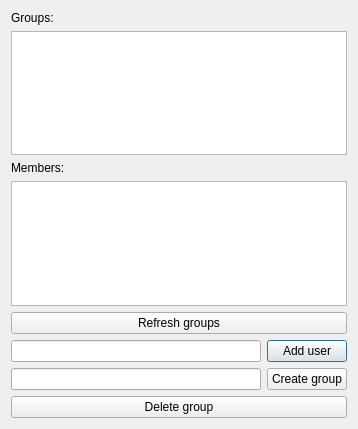
<?xml version="1.0" encoding="UTF-8"?>
<ui version="4.0">
 <class>groups</class>
 <widget class="QDialog" name="groups">
  <property name="geometry">
   <rect>
    <x>0</x>
    <y>0</y>
    <width>358</width>
    <height>429</height>
   </rect>
  </property>
  <property name="windowTitle">
   <string>Groups</string>
  </property>
  <layout class="QGridLayout" name="gridLayout">
   <item row="0" column="0">
    <widget class="QLabel" name="label">
     <property name="text">
      <string>Groups:</string>
     </property>
    </widget>
   </item>
   <item row="1" column="0" colspan="2">
    <widget class="QListWidget" name="grouplist"/>
   </item>
   <item row="2" column="0">
    <widget class="QLabel" name="label_2">
     <property name="text">
      <string>Members:</string>
     </property>
    </widget>
   </item>
   <item row="3" column="0" colspan="2">
    <widget class="QListWidget" name="memberlist"/>
   </item>
   <item row="5" column="0">
    <widget class="QLineEdit" name="adduserle"/>
   </item>
   <item row="5" column="1">
    <widget class="QPushButton" name="adduserbtn">
     <property name="text">
      <string>Add user</string>
     </property>
    </widget>
   </item>
   <item row="6" column="0">
    <widget class="QLineEdit" name="creategrouple"/>
   </item>
   <item row="6" column="1">
    <widget class="QPushButton" name="creategroupbtn">
     <property name="text">
      <string>Create group</string>
     </property>
    </widget>
   </item>
   <item row="4" column="0" colspan="2">
    <widget class="QPushButton" name="refreshbtn">
     <property name="text">
      <string>Refresh groups</string>
     </property>
    </widget>
   </item>
   <item row="7" column="0" colspan="2">
    <widget class="QPushButton" name="deletegroupbtn">
     <property name="text">
      <string>Delete group</string>
     </property>
    </widget>
   </item>
  </layout>
 </widget>
 <resources/>
 <connections/>
</ui>
